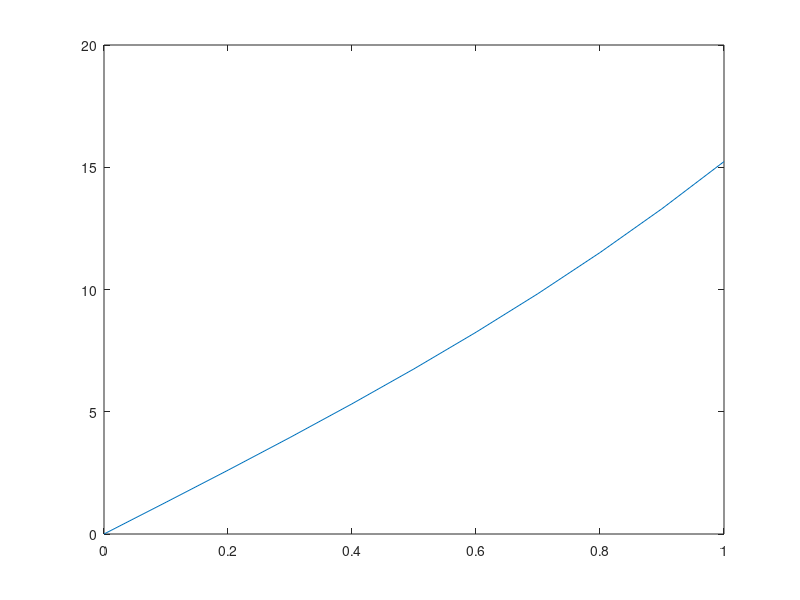

Source code (MATLAB):
clear all;close all;
M=4;
N=@(x,m) x.^m;
W=@(x,l) x.^l;
epsilon = 1E-8;

%dW = @(x,m) (W(x+epsilon,m)-W(x-epsilon,m))/(2*epsilon); %derivacion numerica Orden²
%dN = @(x,m) (N(x+epsilon,m)-N(x-epsilon,m))/(2*epsilon); %idem dW

dW = @(x,m) m.*x.^(m-1);
dN = dW;

Wat1=@(m) W(1,m);

K = zeros(M,M);
f = zeros(M,1);

for l = 1:M
    for m = 1:M
        I1 = integral(@(x) dW(x,l).*dN(x,m), 0, 1);
        I2 = integral(@(x) W(x,l).*N(x,m), 0, 1);
        K(l,m) = I1+I2; %Integracion numerica recomendad por MatLab
    end
    f(l) = Wat1(l)*20;
end

a = K\f;

phi = @(x) a(1:M).*N(x,1:M)';
dphi = @(x) a(1:m).*dN(x,1:M)';

x = 0:0.1:1;

phi_q = zeros(size(x));
dphi_q = zeros(size(x));

for i = 1:length(x)
    phi_q(i) = sum(phi(x(i)));
    dphi_q(i) = sum(dphi(x(i)));
end

plot(x,phi_q);